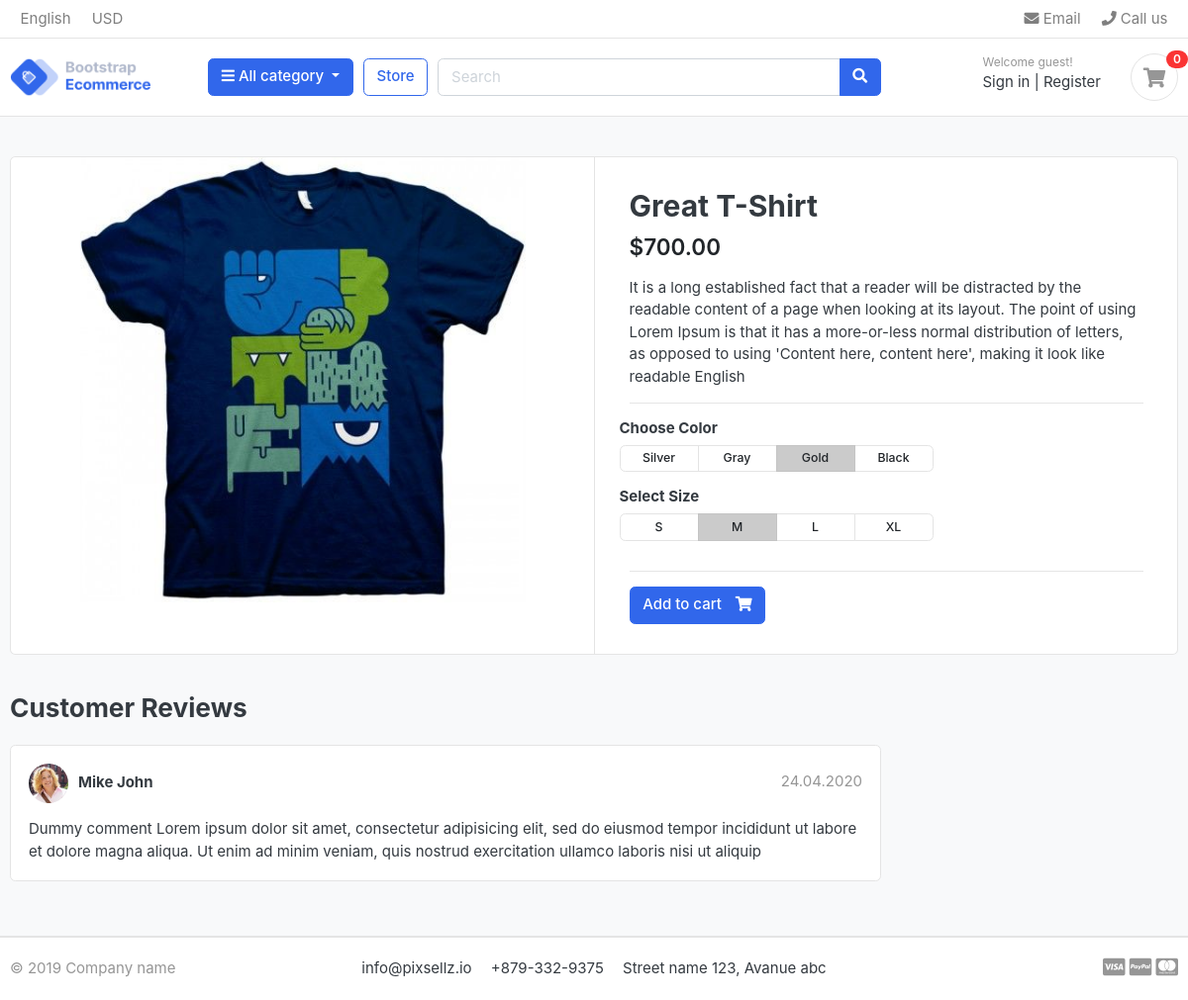
The page /store/t-shirts/great-t-shirt/ on the database its author committed.
### store/models.py (models this page shows, shortened)
class Product(BaseModel):
    product_name = models.CharField(max_length = 50, unique = True)
    slug = models.SlugField(max_length = 50, unique = True)
    description = models.TextField(blank = True)
    price = models.PositiveBigIntegerField()
    image = models.ImageField(upload_to='photos/product')
    stock = models.PositiveBigIntegerField()
    is_available = models.BooleanField(default = False)
    category = models.ForeignKey(Category, on_delete = models.CASCADE)
    class Meta:
        verbose_name = 'Product'
        verbose_name_plural = 'Products'

### store/views.py (the view)
# urls.py: path('<slug:category_slug>/<slug:product_slug>/', views.productDetail, name='detail')
def productDetail(request, category_slug, product_slug):
    try:
        product = Product.objects.get(category__slug = category_slug, slug = product_slug)
    except Exception as e:
        raise f"xatolik {e}"
    context = {
        'product':product
    }
    return render(request, 'store/product_detail.html', context)

### category/context_processors.py (called while the page is built)
def menu_links(request):
    categories = Category.objects.all()
    return {'categories':categories}

### category/models.py (called while the page is built)
    def get_url(self):
        return reverse('store:products_by_category', args=[self.slug])

### templates/store/product_detail.html (shortened to what this page needs)
{% extends 'base.html' %}
{% block content %}
<section class="section-content padding-y bg">
    <div class="container">
    <div class="card">
        <div class="row no-gutters">
            <aside class="col-md-6">
    <article class="gallery-wrap">
        <div class="img-big-wrap">
           <a href="#"><img src="{{ product.image.url }}"></a>
        </div>
    </article>
            </aside>
            <main class="col-md-6 border-left">
    <article class="content-body">
    <h2 class="title">{{ product.product_name }}</h2>
    <div class="mb-3">
        <var class="price h4">${{ product.price }}.00</var>
    </div>
    <p>
        {{ product.description }}
    </p>
    <hr>
        <div class="row">
            <div class="item-option-select">
                <h6>Choose Color</h6>
                <div class="btn-group btn-group-sm btn-group-toggle" data-toggle="buttons">
                  <label class="btn btn-light">
                    <input type="radio" name="radio_color"> Silver
                  </label>
                  <label class="btn btn-light">
                    <input type="radio" name="radio_color" > Gray
                  </label>
                  <label class="btn btn-light active">
                    <input type="radio" name="radio_color checked"> Gold
                  </label>
                  <label class="btn btn-light">
                    <input type="radio" name="radio_color"> Black
                  </label>
                </div>
            </div>
        </div>
        <div class="row">
            <div class="item-option-select">
                <h6>Select Size</h6>
                <div class="btn-group btn-group-sm btn-group-toggle" data-toggle="buttons">
                  <label class="btn btn-light">
                    <input type="radio" name="radio_color"> S
                  </label>
                  <label class="btn btn-light active">
                    <input type="radio" name="radio_color" checked> M
                  </label>
                  <label class="btn btn-light">
                    <input type="radio" name="radio_color"> L
                  </label>
                  <label class="btn btn-light">
                    <input type="radio" name="radio_color"> XL
                  </label>
                </div>
            </div>
        </div>
        <hr>
        {% if product.stock <= 0 %}
        <h5 class = "text-danger">Out of stock</h5>
        {% else %}
        <a href="" class="btn  btn-primary"> <span class="text">Add to cart</span> <i class="fas fa-shopping-cart"></i>  </a>
        {% endif %}
    </article>
            </main>
        </div>
    </div>
    <br>
    <div class="row">
                <div class="col-md-9">
        <header class="section-heading">
            <h3>Customer Reviews </h3>
        </header>
        <article class="box mb-3">
            <div class="icontext w-100">
                <img src="./images/avatars/avatar1.jpg" class="img-xs icon rounded-circle">
                <div class="text">
                    <span class="date text-muted float-md-right">24.04.2020 </span>
                    <h6 class="mb-1">Mike John </h6>
                </div>
            </div>
            <div class="mt-3">
                <p>
                    Dummy comment Lorem ipsum dolor sit amet, consectetur adipisicing elit, sed do eiusmod
                    tempor incididunt ut labore et dolore magna aliqua. Ut enim ad minim veniam,
                    quis nostrud exercitation ullamco laboris nisi ut aliquip
                </p>
            </div>
        </article>
        </div>
    </div>
    </div>
    </section>
{% endblock %}

### static/css/ui.css (style rules this page uses)
html { font-family: "Inter", sans-serif; font-size: 15px; }
.content-body { flex: 1 1 auto; padding: 2rem 2.3rem; }
.img-xs, .img-sm, .img-md, .img-lg { -o-object-fit: cover; object-fit: cover; flex-shrink: 0; flex-grow: 0; }
.img-xs { width: 40px; height: 40px; }
.padding-y { padding-top: 40px; padding-bottom: 40px; }
var { font-style: normal; }
article:after, .form-group:after { display: block; clear: both; content: ""; }
.bg { background-color: #f8f9fa; }
.section-heading { margin-bottom: 20px; margin-top: 15px; }
p:last-child { margin-bottom: 0; }
.btn-light { background-color: #fff; border-color: #e4e4e4; }
.btn .text + i { margin-left: 10px; }
.icontext { display: inline-flex; align-items: center; vertical-align: middle; }
.icontext .text { width: 100%; line-height: 1.2; }
.icontext .icon { position: relative; margin-right: 10px; flex-shrink: 0; flex-grow: 0; }
.price { font-weight: 600; color: #212529; }
.box { padding: 18px; background: #fff; border-radius: 0.37rem; border: 1px solid #e4e4e4; }
.box img { max-width: 100%; }
.gallery-wrap .img-big-wrap { margin-bottom: 10px; border-radius: 0.37rem; overflow: hidden; background-color: #fff; }
.gallery-wrap .img-big-wrap a { text-align: center; display: block; }
.gallery-wrap .img-big-wrap img { height: 450px; width: auto; display: inline-block; cursor: zoom-in; }
.item-option-select { margin-bottom: 1rem; display: inline-block; margin-right: 15px; }
.item-option-select .btn { min-width: 80px; }

### rows shown on the page
Product: image (picture), product_name "Great T-Shirt", price "700", description "It is a long established fact that a reader will be distracted by the readable content of a page when looking at its layout. The point of using Lorem Ipsum is that it has a more-or-less normal distribution of letters, as opposed to using 'Content here, content here', making it look like readable English"
